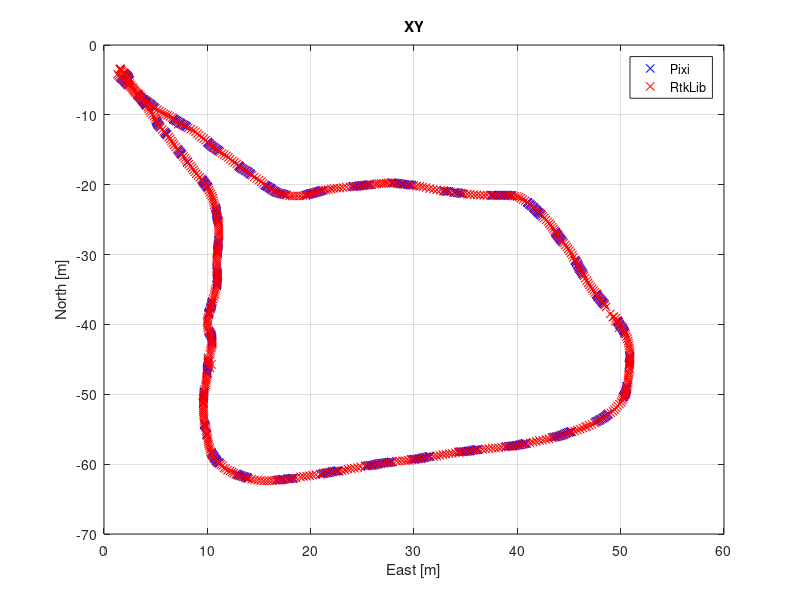
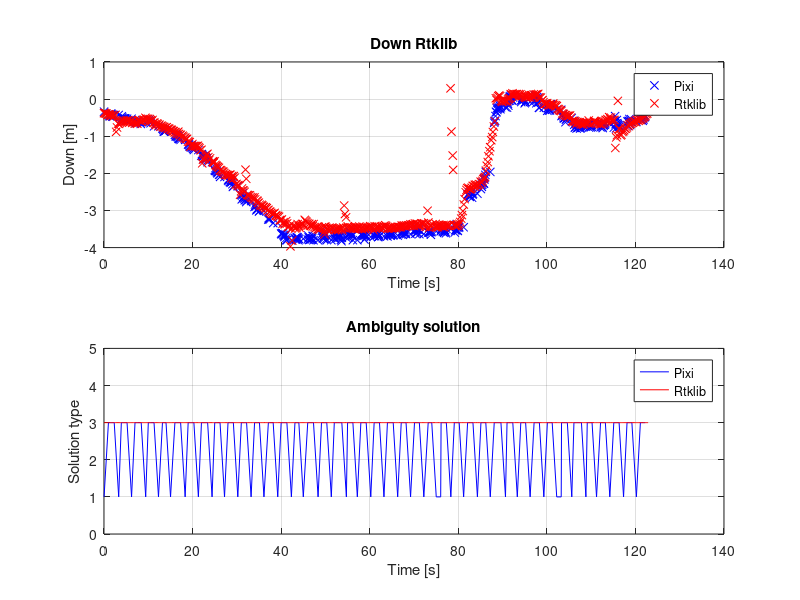
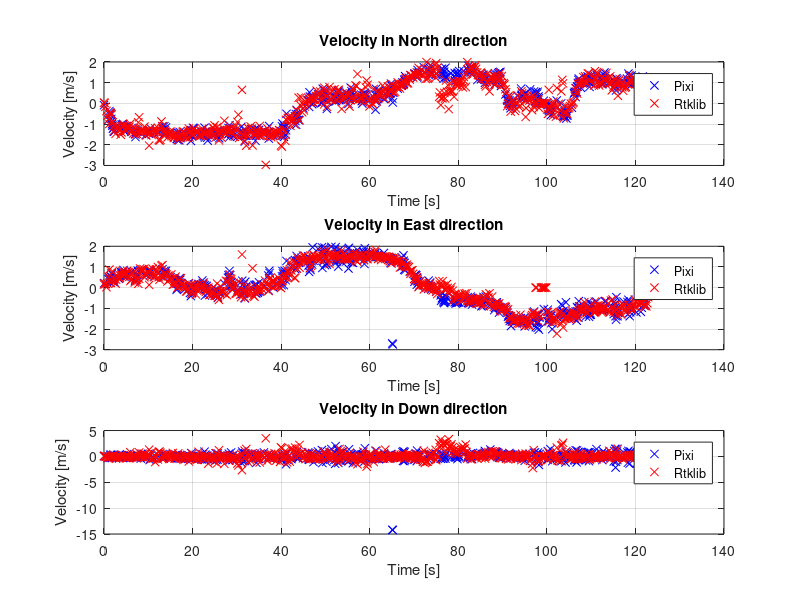
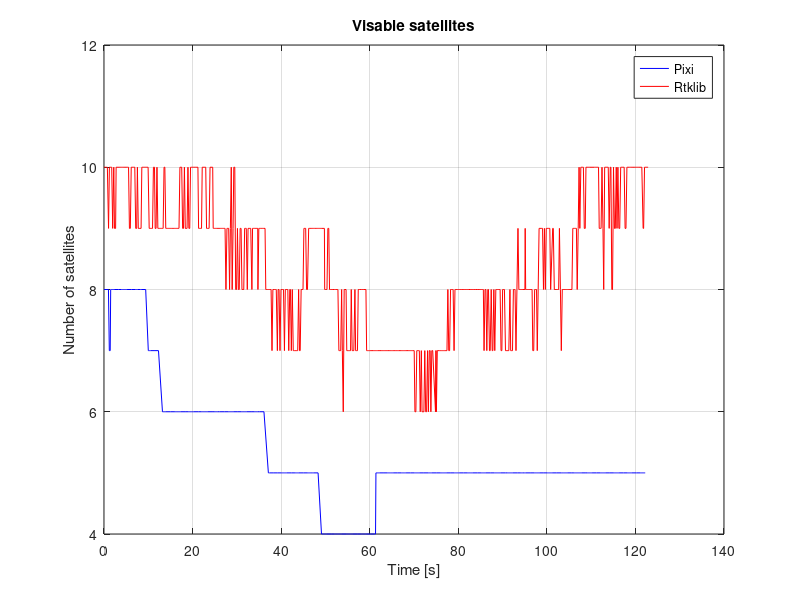

The MATLAB script that drew these images, in order: (Note: this script raises an error after producing the figures.)
%piksi 22
%rtklib 23
close all;
clear;
load('log_folder/neptusLog/Vandring4/Data.mat')
PIXI = 1;
len = length(RtkFix.src_ent);

numberRTK = 0;
numberPIXI = 0;
%% Finding the number of RKT and PIXI
for i=1:len
    if RtkFix.src_ent(i) == 22
        numberPIXI = numberPIXI+1;
    elseif RtkFix.src_ent(i) == 23
        numberRTK = numberRTK +1;
    end
end
%% Initializing variables for RTK and PIXI

% RTK
timestamp_r = zeros(1,numberRTK);
src_r = zeros(1,numberRTK);
src_ent_r = zeros(1,numberRTK);
dst_r =zeros(1,numberRTK);
tow_r = zeros(1,numberRTK);
n_r = zeros(1,numberRTK);
e_r = zeros(1,numberRTK);
d_r = zeros(1,numberRTK);
v_n_r = zeros(1,numberRTK);
v_e_r = zeros(1,numberRTK);
v_d_r = zeros(1,numberRTK);
satellites_r = zeros(1,numberRTK);
iar_hyp_r = zeros(1,numberRTK);
iar_ratio_r = zeros(1,numberRTK);
type_r = zeros(1,numberRTK);

% PIXI
timestamp_p = zeros(1,numberPIXI);
src_p = zeros(1,numberPIXI);
src_ent_p = zeros(1,numberPIXI);
dst_p =zeros(1,numberPIXI);
tow_p = zeros(1,numberPIXI);
n_p = zeros(1,numberPIXI);
e_p = zeros(1,numberPIXI);
d_p = zeros(1,numberPIXI);
v_n_p = zeros(1,numberPIXI);
v_e_p = zeros(1,numberPIXI);
v_d_p = zeros(1,numberPIXI);
satellites_p = zeros(1,numberPIXI);
iar_hyp_p = zeros(1,numberPIXI);
iar_ratio_p = zeros(1,numberPIXI);
type_p = zeros(1,numberPIXI);
timeStart = RtkFix.timestamp(1);
%% Extracting PIXI and RTK
j = 1;%PIXI
k = 1;%RTK
fixPixi = 1;
fixRTK = 1;

for i=1:len
    if RtkFix.src_ent(i) == 22
        timestamp_p(j) = RtkFix.timestamp(i);
        src_p(j) = RtkFix.src(i);
        src_ent_p(j) = RtkFix.src_ent(i);
        dst_p(j) =RtkFix.dst(i);
        tow_p(j) = RtkFix.tow(i);
        n_p(j) = RtkFix.n(i);
        e_p(j) = RtkFix.e(i);
        d_p(j) = RtkFix.d(i);
        v_n_p(j) = RtkFix.v_n(i);
        v_e_p(j) =RtkFix.v_e(i);
        v_d_p(j) = RtkFix.v_d(i);
        satellites_p(j) =  RtkFix.satellites(i);
        iar_hyp_p(j) =  RtkFix.iar_hyp(i);
        iar_ratio_p(j) =  RtkFix.iar_ratio(i);
        if strcmp(RtkFix.type(i,1:2),'FI')
            type_p(j) = 3;
%             nf_p(fixPixi) = n_p(j);
%             ef_p(fixPixi) = e_p(j);
%             df_p(fixPixi) = d_p(j);
%             dft_p(fixPixi) = timestamp_p(j);
            fixPixi = fixPixi +1;
        elseif strcmp(RtkFix.type(i,1:2),'FL')
            type_p(j) = 2;
        elseif strcmp(RtkFix.type(i),'O')
            type_p(j) = 1;
        else
            type_p(j) = 0;
        end
        j = j+1;
    else
        timestamp_r(k) = RtkFix.timestamp(i);
        src_r(k) =  RtkFix.src(i);
        src_ent_r(k) =  RtkFix.src_ent(i);
        dst_r(k) = RtkFix.dst(i);
        tow_r(k) =  RtkFix.tow(i);
        n_r(k) =  RtkFix.n(i);
        e_r(k) =  RtkFix.e(i);
        d_r(k) =  RtkFix.d(i);
        v_n_r(k) =  RtkFix.v_n(i);
        v_e_r(k) =  RtkFix.v_e(i);
        v_d_r(k) =  RtkFix.v_d(i);
        satellites_r(k) =  RtkFix.satellites(i);
        iar_hyp_r(k) =  RtkFix.iar_hyp(i);
        iar_ratio_r(k) =  RtkFix.iar_ratio(i);
        if strcmp(RtkFix.type(i,1:2),'FI')
            type_r(k) = 3;
            fixRTK = fixRTK +1;
        elseif strcmp(RtkFix.type(i,1:2),'FL')
            type_r(k) = 2;
        elseif strcmp(RtkFix.type(i), 'O')
            type_r(k) = 1;
        else
            type_r(k) = 0;
        end
        k = k+1;
        
    end
        

end
%% Calculate time difference between timestamp

deltatime_r = zeros(1,length(n_r)-1);
deltatime_p = zeros(1,length(n_p)-1);

for i = 1:length(n_r)-1
    deltatime_r(i) = timestamp_r(i+1)-timestamp_r(i);
end
for i = 1:length(n_p)-1
    deltatime_p(i) = timestamp_p(i+1)-timestamp_p(i);
end
%% Retrive only fix type solution
% RTK
timestampFix_r = zeros(1,fixRTK);
srcFix_r = zeros(1,fixRTK);
src_entFix_r = zeros(1,fixRTK);
dstFix_r =zeros(1,fixRTK);
towFix_r = zeros(1,fixRTK);
nFix_r = zeros(1,fixRTK);
eFix_r = zeros(1,fixRTK);
dFix_r = zeros(1,fixRTK);
vFix_n_r = zeros(1,fixRTK);
vFix_e_r = zeros(1,fixRTK);
vFix_d_r = zeros(1,fixRTK);
satellitesFix_r = zeros(1,fixRTK);
iar_hypFix_r = zeros(1,fixRTK);
iar_ratioFix_r = zeros(1,fixRTK);

%Piksi
timestampFix_p = zeros(1,fixPixi);
srcFix_p = zeros(1,fixPixi);
src_entFix_p = zeros(1,fixPixi);
dstFix_p =zeros(1,fixPixi);
towFix_p = zeros(1,fixPixi);
nFix_p = zeros(1,fixPixi);
eFix_p = zeros(1,fixPixi);
dFix_p = zeros(1,fixPixi);
vFix_n_p = zeros(1,fixPixi);
vFix_e_p = zeros(1,fixPixi);
vFix_d_p = zeros(1,fixPixi);
satellitesFix_p = zeros(1,fixPixi);
iar_hypFix_p = zeros(1,fixPixi);
iar_ratioFix_p = zeros(1,fixPixi);
PiksiFixC = 1;
for i=1:j-1
    if type_p(i)==3
        timestampFix_p(PiksiFixC) = timestamp_p(i);
        srcFix_p(PiksiFixC) = src_p(i);
        src_entFix_p(PiksiFixC) = src_ent_p(i);
        dstFix_p(PiksiFixC) =dst_p(i);
        towFix_p(PiksiFixC) = tow_p(i);
        nFix_p(PiksiFixC) = n_p(i);
        eFix_p(PiksiFixC) = e_p(i);
        dFix_p(PiksiFixC) = d_p(i);
        vFix_n_p(PiksiFixC) = v_n_p(i);
        vFix_e_p(PiksiFixC) = v_e_p(i);
        vFix_d_p(PiksiFixC) = v_d_p(i);
        satellitesFix_p(PiksiFixC) = satellites_p(i);
        iar_hypFix_p(PiksiFixC) = iar_hyp_p(i);
        iar_ratioFix_p(PiksiFixC) = iar_ratio_p(i);
        PiksiFixC = PiksiFixC +1;
    end
end
RTKFixC = 1;
for i=1:k-1
    if type_r(i)==3
        timestampFix_r(RTKFixC) = timestamp_r(i);
        srcFix_r(RTKFixC) = src_r(i);
        src_entFix_r(RTKFixC) = src_ent_r(i);
        dstFix_r(RTKFixC) =dst_r(i);
        towFix_r(RTKFixC) = tow_r(i);
        nFix_r(RTKFixC) = n_r(i);
        eFix_r(RTKFixC) = e_r(i);
        dFix_r(RTKFixC) = d_r(i);
        vFix_n_r(RTKFixC) = v_n_r(i);
        vFix_e_r(RTKFixC) = v_e_r(i);
        vFix_d_r(RTKFixC) = v_d_r(i);
        satellitesFix_r(RTKFixC) = satellites_r(i);
        iar_hypFix_r(RTKFixC) = iar_hyp_r(i);
        iar_ratioFix_r(RTKFixC) = iar_ratio_r(i);
        RTKFixC = RTKFixC +1;
    end
end

%% Calculate standard deviation of the difference between rtklib and piksi
minL = min([fixPixi fixRTK]);
ex = zeros(1,minL);
ey = zeros(1,minL);
ez = zeros(1,minL);
eu = zeros(1,minL);
ev = zeros(1,minL);
ew = zeros(1,minL);

stdx = zeros(1,minL);
stdy = zeros(1,minL);
stdz = zeros(1,minL);
stdu = zeros(1,minL);
stdv = zeros(1,minL);
stdw = zeros(1,minL);

for i=1:minL
    ex(i) = nFix_r(i)-nFix_p(i); 
    ey(i) = eFix_r(i)-eFix_p(i);
    ez(i) = dFix_r(i)-dFix_p(i);
    eu(i) = vFix_n_r(i)-vFix_n_p(i);
    ev(i) = vFix_e_r(i)-vFix_e_p(i);
    ew(i) = vFix_d_r(i)-vFix_d_p(i);

    stdx(i) = std(ex(1:i));
    stdy(i) = std(ey(1:i));
    stdz(i) = std(ez(1:i));
    stdu(i) = std(eu(1:i));
    stdv(i) = std(ev(1:i));
    stdw(i) = std(ew(1:i));
end

%% Plot
TimeEndr = length(timestamp_r);
TimeEndp = length(timestamp_p);
if PIXI
    figure(1);
    plot(e_p,n_p,'xb');
    hold on;
    plot(e_r,n_r,'xr');
    grid on;
    title('XY'); 
    xlabel('East [m]'); ylabel('North [m]');
    legend('Pixi','RtkLib');

    % figure(2);
    % plot3(e_p,n_p,d_p);
    % grid on;
    % title('NED Piksi'); 
    % xlabel('East [m]'); ylabel('North [m]'); zlabel('Down [m]');
    % 
    % figure(4);
    % plot3(e_r,n_r,d_r);
    % grid on;
    % title('NED rtklib'); 
    % xlabel('East [m]'); ylabel('North [m]'); zlabel('Down [m]');


    figure(2);
    subplot(2,1,1);
    plot(timestamp_p(1:TimeEndp)-timeStart,d_p(1:TimeEndp),'xb');
%     plot(dft_p-timeStart,df_p,'b');
    % grid on;
    % title('Down Piksi'); 
    % xlabel('Time [s]'); ylabel('Down [m]');

    hold on;
    plot(timestamp_r(1:TimeEndr)-timeStart,d_r(1:TimeEndr),'xr');
    grid on;
    title('Down Rtklib');
    legend('Pixi','Rtklib')
    xlabel('Time [s]');
    ylabel('Down [m]');

    subplot(2,1,2)
    plot(timestamp_p(1:TimeEndp)-timeStart,type_p(1:TimeEndp),'b');
    hold on;
    plot(timestamp_r(1:TimeEndr)-timeStart,type_r(1:TimeEndr),'r');
    grid on;
    title('Ambiguity solution')
    ylabel('Solution type')
    xlabel('Time [s]');
    legend('Pixi','Rtklib');
    ylim([0 5]);

    figure(3)
    subplot(3,1,1)
    plot(timestamp_p(1:TimeEndp)-timeStart,v_n_p(1:TimeEndp),'xb');
    hold on;
    grid on;
    plot(timestamp_r(1:TimeEndr)-timeStart,v_n_r(1:TimeEndr),'xr')
    legend('Pixi','Rtklib');
    title('Velocity in North direction');
    ylabel('Velocity [m/s]')
    xlabel('Time [s]');

    subplot(3,1,2)
    plot(timestamp_p(1:TimeEndp)-timeStart,v_e_p(1:TimeEndp),'xb');
    hold on;
    grid on;
    plot(timestamp_r(1:TimeEndr)-timeStart,v_e_r(1:TimeEndr),'xr')
    % plot(timestamp_p(1:TimeEnd)-timeStart,ed_p(1:TimeEnd),'g');
    % plot(timestamp_r(1:TimeEnd)-timeStart,ed_r(1:TimeEnd),'c')
    legend('Pixi','Rtklib');
    title('Velocity in East direction');
    ylabel('Velocity [m/s]')
    xlabel('Time [s]');

    subplot(3,1,3)
    plot(timestamp_p(1:TimeEndp)-timeStart,v_d_p(1:TimeEndp),'xb');
    hold on;
    grid on;
    plot(timestamp_r(1:TimeEndr)-timeStart,v_d_r(1:TimeEndr),'xr')
    legend('Pixi','Rtklib');
    title('Velocity in Down direction');
    ylabel('Velocity [m/s]')
    xlabel('Time [s]');

    figure(4)
    plot(timestamp_p(1:TimeEndp)-timeStart,satellites_p(1:TimeEndp),'b');
    hold on;
    plot(timestamp_r(1:TimeEndr)-timeStart,satellites_r(1:TimeEndr),'r');
    grid on;
    title('Visable satellites')
    xlabel('Time [s]');
    ylabel('Number of satellites');
    legend('Pixi','Rtklib');
    ylim([4 12])
    
    
    figure(5) 
    histogram(deltatime_r)
    title('RTKLIB');
    xlabel('Time [s]');
	figure(6)
    histogram(deltatime_p);
    title('Piksi');
    figure(7)
    plot(stdx);
    figure(8)
    plot(stdy);
    figure(9)
    plot(stdz);
    figure(10)
    plot(stdu);
    figure(11)
    plot(stdv);
    figure(12)
    plot(stdw);
    
else
    figure(1);
    plot(e_r,n_r,'r');
    grid on;
    title('XY'); 
    xlabel('East [m]'); ylabel('North [m]');

    % figure(2);
    % plot3(e_p,n_p,d_p);
    % grid on;
    % title('NED Piksi'); 
    % xlabel('East [m]'); ylabel('North [m]'); zlabel('Down [m]');
    % 
    % figure(4);
    % plot3(e_r,n_r,d_r);
    % grid on;
    % title('NED rtklib'); 
    % xlabel('East [m]'); ylabel('North [m]'); zlabel('Down [m]');


    figure(2);
    subplot(2,1,1);
    plot(timestamp_r(1:TimeEndr)-timeStart,d_r(1:TimeEndr),'r');
    grid on;
    title('Down Rtklib');
    xlabel('Time [s]');
    ylabel('Down [m]');

    subplot(2,1,2)
    plot(timestamp_r(1:TimeEndr)-timeStart,type_r(1:TimeEndr),'r');
    grid on;
    title('Abiguity solution')
    ylabel('Solution type')
    xlabel('Time [s]');
    ylim([0 5]);

    figure(3)
    subplot(3,1,1)
    grid on;
    plot(timestamp_r(1:TimeEndr)-timeStart,v_n_r(1:TimeEndr),'r')
    title('Velocity in North direction');
    ylabel('Velocity [m/s]')
    xlabel('Time [s]');

    subplot(3,1,2)
    grid on;
    plot(timestamp_r(1:TimeEndr)-timeStart,v_e_r(1:TimeEndr),'r')
    title('Velocity in East direction');
    ylabel('Velocity [m/s]')
    xlabel('Time [s]');

    subplot(3,1,3)
    grid on;
    plot(timestamp_r(1:TimeEndr)-timeStart,v_d_r(1:TimeEndr),'r')
    title('Velocity in Down direction');
    ylabel('Velocity [m/s]')
    xlabel('Time [s]');

    figure(4)
    plot(timestamp_r(1:TimeEndr)-timeStart,satellites_r(1:TimeEndr),'r');
    grid on;
    title('Visable satellites')
    xlabel('Time [s]');
    ylabel('Number of satellites');
    ylim([4 12])
end
